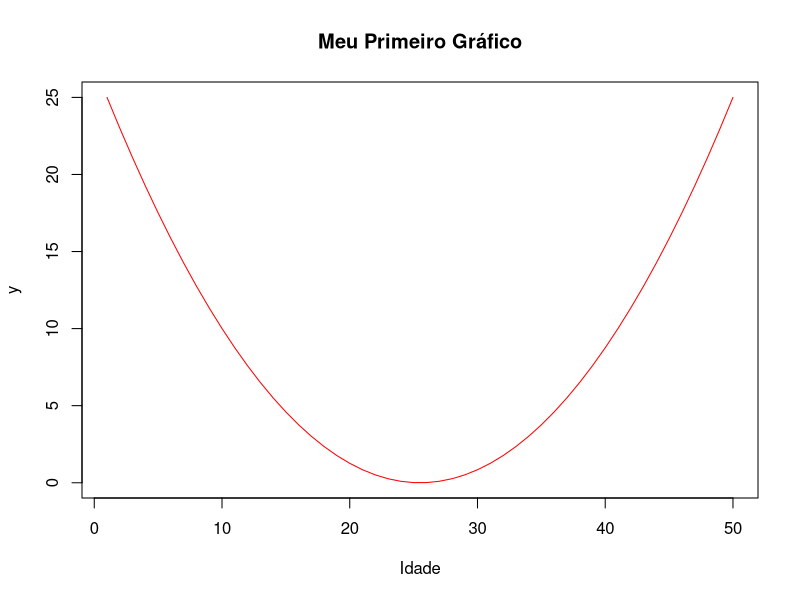
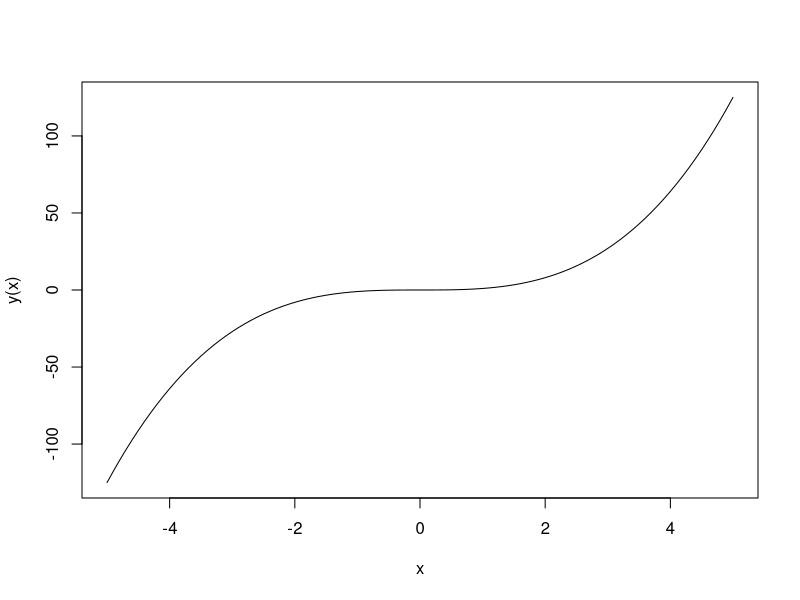

Write the R code that produced these figures, in order.
rm(list = ls())#Limpa a memoria
x <- 2
x+3

X <- 3
x <- seq(-5,5, length = 50)
plot(x^2, 
     type = "l", 
     col = "red", 
     main = "Meu Primeiro Gráfico", 
     xlab = "Idade", 
     ylab = "y")

y <- function(x){
  x^3
}

curve(y, -5,5)
